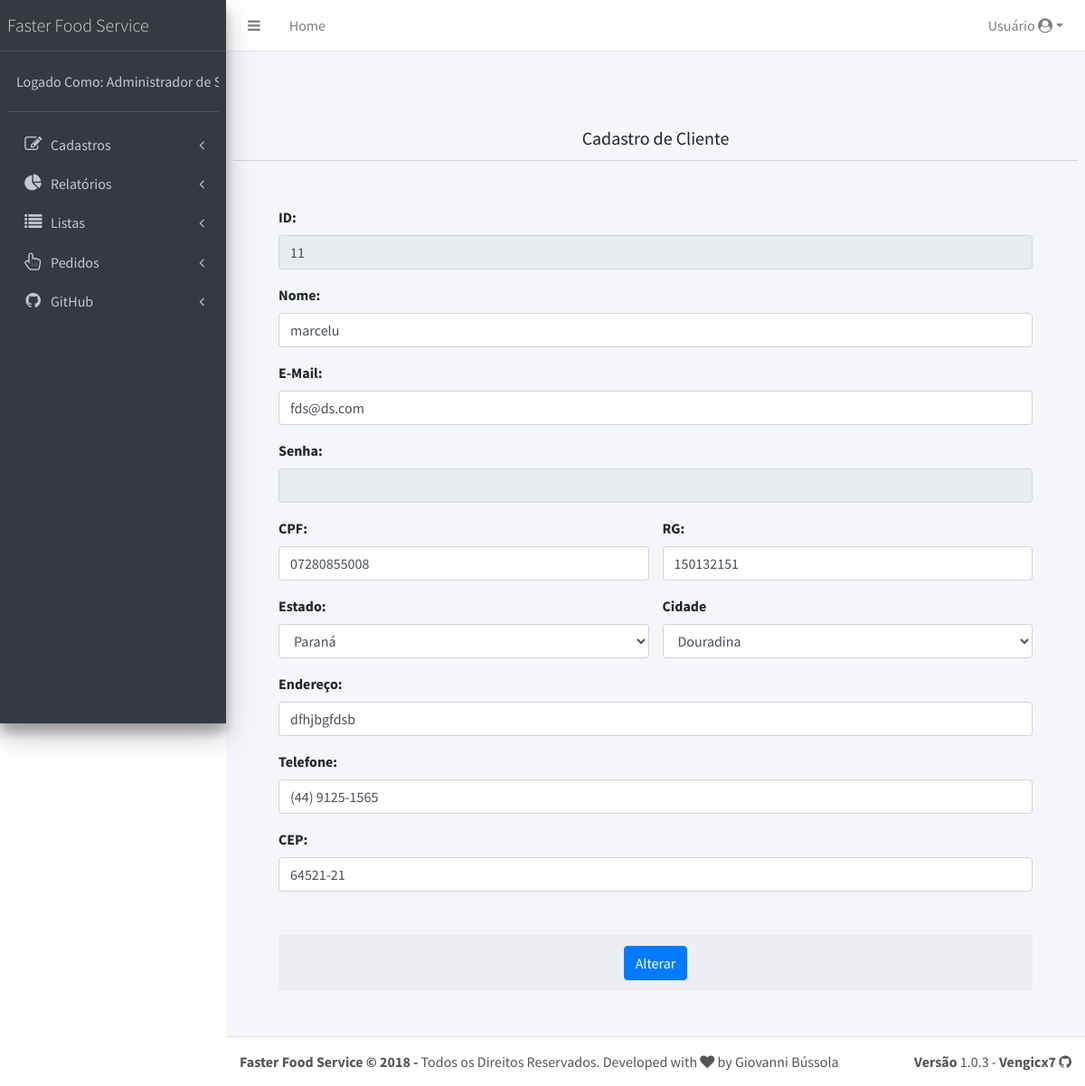
/home.php?fd=cadastro&pg=cliente&id=11 (signed in), run on an earlier commit of the app's database.
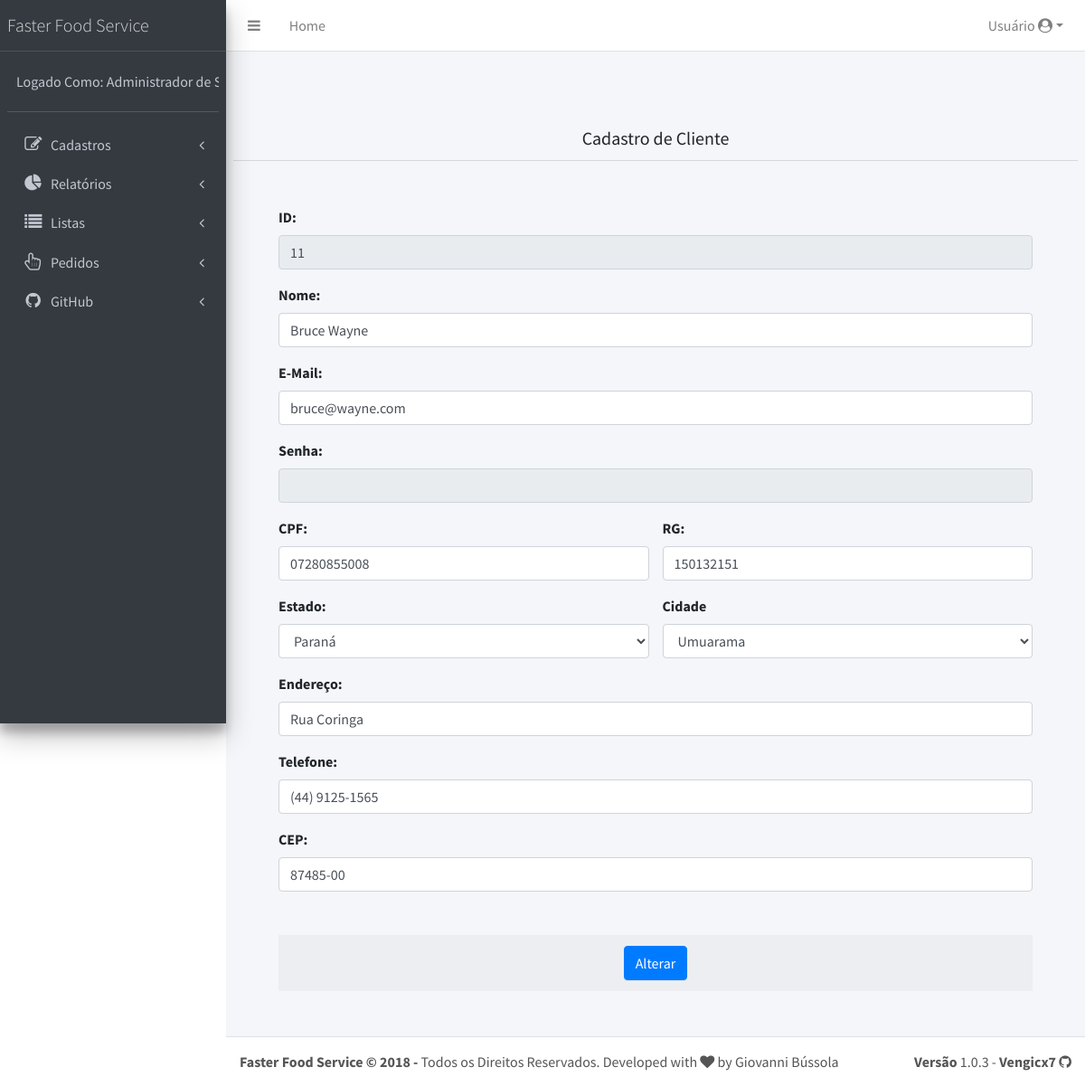
And on a later commit of the database.
### tables this page shows
CREATE TABLE `usuario` (
  `id` int(11) NOT NULL,
  `nome` varchar(100) NOT NULL,
  `senha` varchar(100) NOT NULL,
  `status` char(1) NOT NULL,
  `tipoUsuario` int(11) NOT NULL,
  `cpf` varchar(11) DEFAULT NULL,
  `endereco` varchar(150) DEFAULT NULL,
  `telefone` varchar(15) DEFAULT NULL,
  `rg` varchar(9) DEFAULT NULL,
  `login` varchar(100) NOT NULL,
  `email` varchar(100) DEFAULT NULL,
  `cidade` int(100) NOT NULL,
  `cep` varchar(8) DEFAULT NULL,
  `estado` int(2) DEFAULT NULL
);

### cadastro/cliente.php (the view, shortened to what this page needs)
<?php
    $id = $nome = $login = $senha = $email = $telefone = $tipoUsuario = $ativo = $endereco = $cpf = $cep = $rg = $labelId = "";
    if(isset($_GET["id"])){
        $id = trim($_GET["id"]);
        include "./app/conecta.php";
        $sql = "SELECT * FROM usuario WHERE id = :id";
        $consulta = $pdo->prepare($sql);
        $consulta->bindParam(':id', $id, PDO::PARAM_INT);
        if($consulta->execute()){
            $dados = $consulta->fetch(PDO::FETCH_OBJ);
                $nome = $dados->nome;
                $email = $dados->email;
                $cpf = $dados->cpf;
                $endereco = $dados->endereco;
                $cep = $dados->cep;
                $rg = $dados->rg;
                $telefone = $dados->telefone;
                $labelSenha = "disabled";
                $labelId = "required";
        }
    }else{
        $labelSenha = "required placeholder=\"Digite uma senha\"";
    }
?>
<div class="card-header">
    <h3 class="card-title text-center">Cadastro de Cliente</h3>
</div>
<form method="post" action="home.php?fd=salvar&pg=cliente" style="padding: 50px;">
    <div class="form-group">
        <label for="id">ID: </label>
        <input type="text" name="id" readonly <?=$labelId?> class="form-control" id="labelID" value="<?=$id?>">
    </div>
    <div class="form-group">
        <label for="nome">Nome:</label>
        <input type="text" name="nome" required class="form-control" placeholder="Digite o nome do Usuário" value="<?=$nome?>">
    </div>
    <div class="form-group">
        <label for="email">E-Mail:</label>
        <input type="email" name="email" required class="form-control" placeholder="Digite o E-Mail" value="<?=$email?>">
    </div>
    <div class="form-group">
        <label for="senha">Senha:</label>
        <input type="password" name="senha" class="form-control" <?=$labelSenha?>>
    </div>
    <div class="row">
        <div class="form-group col-md-6">
            <label for="cpf">CPF:</label>
            <input type="text" name="cpf" required class="form-control" data-mask="999.999.999-99" placeholder="Digite o CPF" value="<?=$cpf?>">
        </div>
        <div class="form-group col-md-6">
            <label for="rg">RG:</label>
            <input type="text" name="rg" required class="form-control" data-mask="99.999.999-9" placeholder="Digite o RG" value="<?=$rg?>">
        </div>
    </div>
    <div class="row">
        <div class="form-group col-md-6">
            <label for="estado">Estado:</label>
            <select name="estado" class="form-control" required>
            <?php
                include_once "app/conecta.php";
                $consulta = $pdo->prepare("SELECT * FROM estado");
                $consulta->execute();
                while($dados = $consulta->fetch(PDO::FETCH_OBJ)){
                    echo "<option value='$dados->id'>$dados->nome</option>";
                }
            ?>
            </select>
        </div>
        <div class="form-group col-md-6">
            <label for="cidade" class="input-label">Cidade</label>
            <select name="cidade" id="cidade" class="form-control" required>
                <?php
                    include_once "app/conecta.php";
                    $consulta = $pdo->prepare("SELECT * FROM cidade");
                    $consulta->execute();
                    while($dados = $consulta->fetch(PDO::FETCH_OBJ)){
                        echo "<option value='$dados->id'>$dados->nome</option>";
                    }
                ?>
            </select>
        </div>
    </div>
    <div class="form-group">
        <label for="endereco">Endereço:</label>
        <input type="text" name="endereco" required class="form-control" placeholder="Digite o endereço" value="<?=$endereco?>">
    </div>
    <div class="form-group">
        <label for="telefone">Telefone:</label>
        <input type="text" name="telefone" required class="form-control" data-mask="(99) 9999-9999" placeholder="Digite o telefone" value="<?=$telefone?>">
    </div>
    <div class="form-group">
        <label for="cep">CEP:</label>
        <input type="text" name="cep" required class="form-control" data-mask="99999-999" placeholder="Digite o CPF" value="<?=$cep?>">
    </div>
    <div class="card-footer text-center mt-5">
        <?php
            if(isset($_GET["id"])){
                $btnForm = "Alterar";
            }else{
                $btnForm = "Cadastrar";
            }
        ?>
            <button type="submit" class="btn btn-primary"><?=$btnForm?></button>
    </div>
</form>

What changed in the data, as far as the page shows it:
changed usuario: nome "marcelu" → "Bruce Wayne"; email "fds@ds.com" → "bruce@wayne.com"; endereco "dfhjbgfdsb" → "Rua Coringa"; cep "64521-21" → "87485-00"
Also different on the page:
form field cidade: "Douradina" → "Umuarama"
